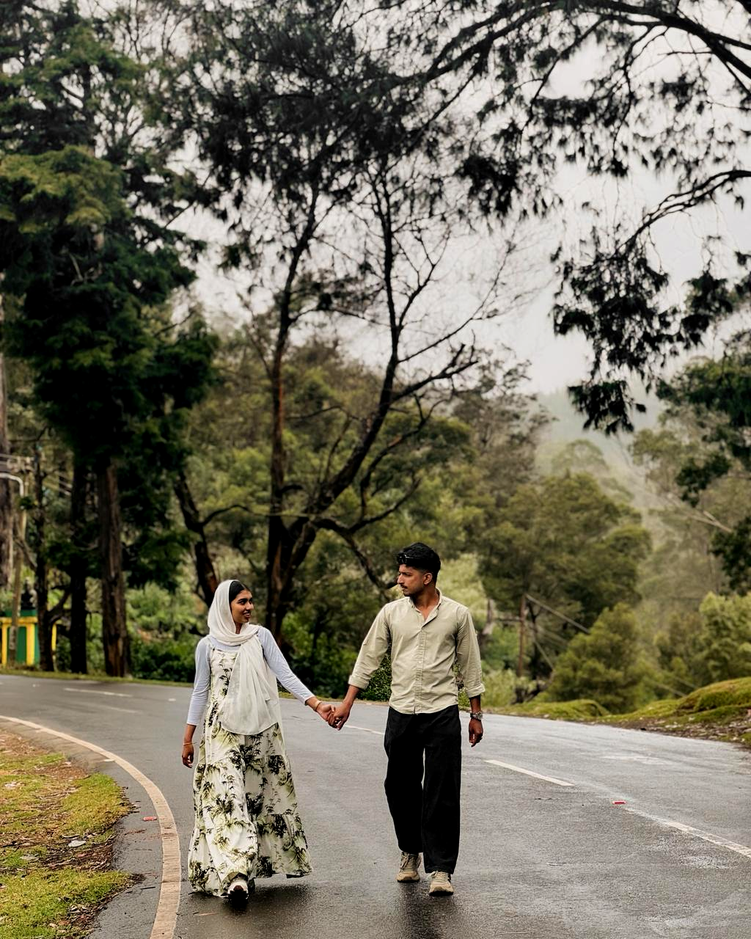
#> input picture assets/bg-forest.png, 751 x 939 px, shrunk from 1024 x 1280 before the run, found by its file name
$ python adjust_contrast.py
#> lines starting #> are read from the running program, lines starting #| are printed output that depends on the picture
#!/usr/bin/env python3
from PIL import Image, ImageEnhance

# Path to the image
img_path = r'assets\bg-forest.png'

# Load image
img = Image.open(img_path)
#> img is the input picture: PIL image 751x939 RGBA; mean R, G, B, A 115.5, 110.8, 93.4, 255

# Increase contrast by +20 (1.0 is original, 1.2 is +20% increase)
enhancer = ImageEnhance.Contrast(img)
enhanced_img = enhancer.enhance(1.2)
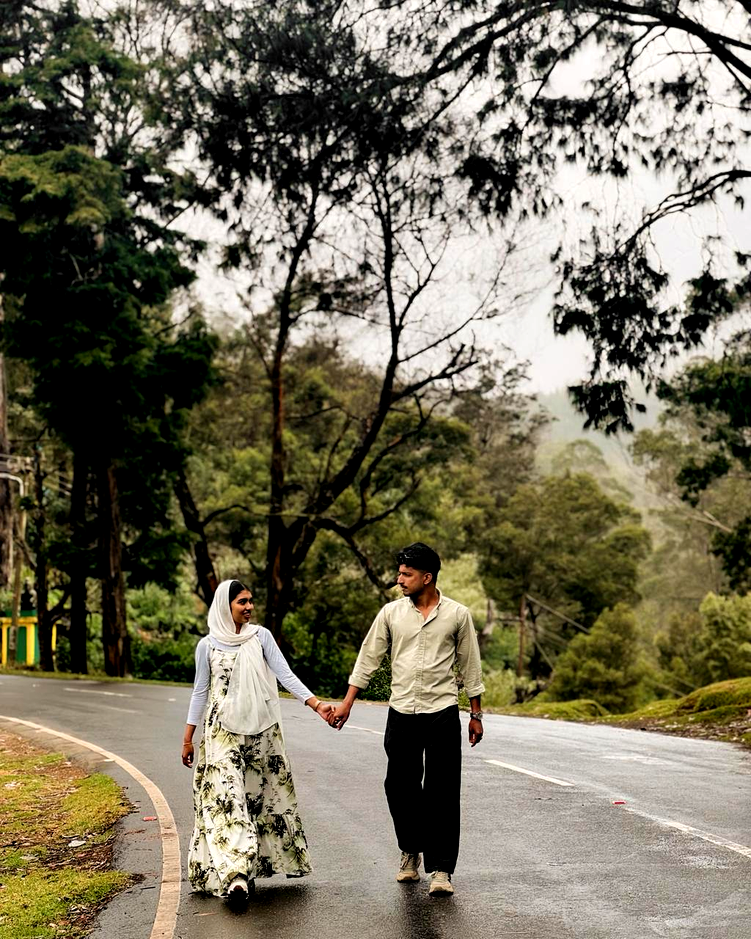
#> enhanced_img: PIL image 751x939 RGBA; mean R, G, B, A 118, 112.3, 92.4, 255

# Save back to the same location
enhanced_img.save(img_path)
print('Contrast increased by +20 for bg-forest.png')
